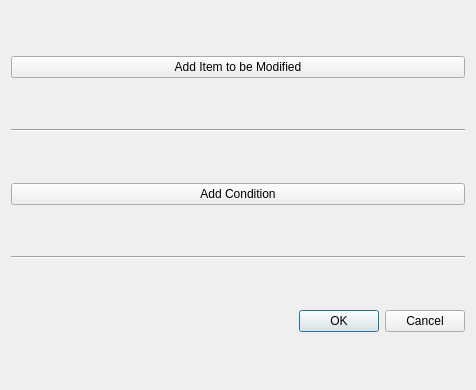
<?xml version="1.0" encoding="UTF-8"?>
<ui version="4.0">
 <class>modifydialog</class>
 <widget class="QWidget" name="modifydialog">
  <property name="geometry">
   <rect>
    <x>0</x>
    <y>0</y>
    <width>476</width>
    <height>390</height>
   </rect>
  </property>
  <property name="windowTitle">
   <string>Form</string>
  </property>
  <layout class="QVBoxLayout" name="verticalLayout">
   <item>
    <layout class="QVBoxLayout" name="verticalLayout_4"/>
   </item>
   <item>
    <widget class="QPushButton" name="pushButton_2">
     <property name="text">
      <string>Add Item to be Modified</string>
     </property>
    </widget>
   </item>
   <item>
    <widget class="Line" name="line_2">
     <property name="orientation">
      <enum>Qt::Horizontal</enum>
     </property>
    </widget>
   </item>
   <item>
    <layout class="QVBoxLayout" name="verticalLayout_3"/>
   </item>
   <item>
    <widget class="QPushButton" name="pushButton">
     <property name="text">
      <string>Add Condition</string>
     </property>
    </widget>
   </item>
   <item>
    <widget class="Line" name="line">
     <property name="orientation">
      <enum>Qt::Horizontal</enum>
     </property>
    </widget>
   </item>
   <item>
    <widget class="QDialogButtonBox" name="buttonBox">
     <property name="orientation">
      <enum>Qt::Horizontal</enum>
     </property>
     <property name="standardButtons">
      <set>QDialogButtonBox::Cancel|QDialogButtonBox::Ok</set>
     </property>
    </widget>
   </item>
  </layout>
 </widget>
 <resources/>
 <connections/>
</ui>
